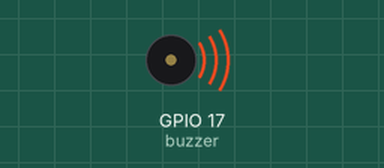
A program run on a simulated Raspberry Pi (BCM pin numbers). Shown: buzzer (waves = sounding, pin HIGH). What the program prints to the terminal is not drawn.

Above: at 0.05 s.
Timing chart, 0 to 3.0 s (numbered marks = the images above):
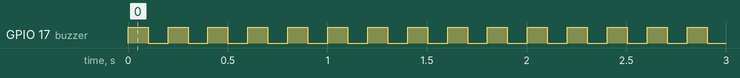

Measured:
- by itself, GPIO 17 (buzzer): alternates HIGH for 0.10 s and LOW for 0.10 s

The program:

active_buzzer.py
```python
from gpiozero import Buzzer
from time import sleep

buzzer = Buzzer(17)

try:
    while True:
        print('Buzzer On')
        buzzer.on()
        sleep(0.1)

        print('Buzzer Off')
        buzzer.off()
        sleep(0.1)
except KeyboardInterrupt:
    print('Existing...')
finally:
    pass
       
```
